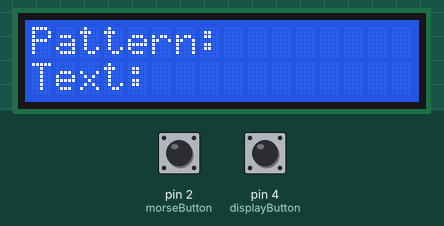
Bench run of a program on a simulated Arduino Uno, built with avr-gcc and run on an emulated ATmega328P. Parts: 16×2 character LCD. Inputs (shaded band) come from the test bench; at power-on: pin 2 (morseButton) HIGH, pin 4 (displayButton) HIGH. What the program prints to the serial monitor is not drawn.

Above: at 3.3 s.
3.4 s: pin 2 (morseButton) pulled LOW for 0.15 s
At 4.9 s:
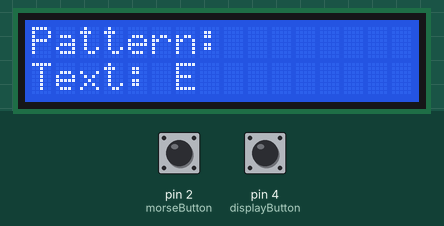
6.1 s: pin 4 (displayButton) pulled LOW for 0.15 s
At 6.6 s:
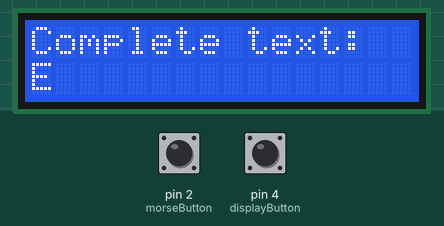
9.2 s: pin 2 (morseButton) pulled LOW for 1 s
At 11.8 s:
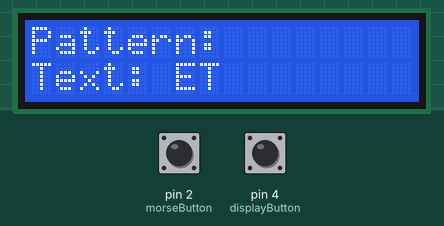
12.7 s: pin 4 (displayButton) pulled LOW for 1 s
At 14.0 s:
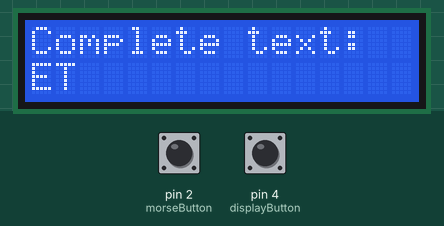
16.7 s: pin 2 (morseButton) pulled LOW for 0.15 s
At 18.6 s:
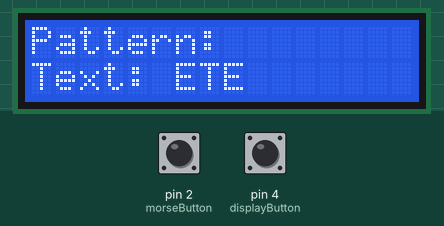
19.4 s: pin 4 (displayButton) pulled LOW for 0.15 s
At 20.3 s:
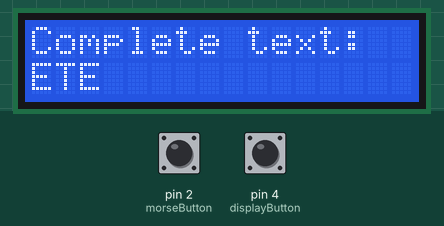
Timing chart, 0 to 22.4 s (numbered marks = the images above; inputs shaded):
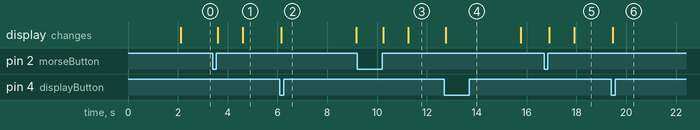

Measured:
- after the input at 3.4 s, the display: first changes after 0.21 s (image 1 shows a later state)
- after the input at 6.1 s, the display: changes after 0.05 s (image 2)
- after the input at 9.2 s, the display: first changes after 1.1 s (image 3 shows a later state)
- after the input at 12.7 s, the display: changes after 0.05 s (image 4)
- after the input at 16.7 s, the display: first changes after 0.20 s (image 5 shows a later state)
- after the input at 19.4 s, the display: changes after 0.05 s (image 6)

The program:

main.cpp
```cpp
#include <Arduino.h>
#include <LiquidCrystal/LiquidCrystal.h>

// LCD pins (RS, Enable, D4, D5, D6, D7)
LiquidCrystal lcd(7, 8, 9, 10, 11, 12);

// Button pins
const int morseButton = 2;    // Button for morse code input
const int displayButton = 4;  // Button to display text

// Timing constants (in milliseconds)
const int dotThreshold = 200;     // Max time for a dot
const int dashThreshold = 600;    // Max time for a dash
const int letterGap = 1000;       // Gap between letters
const int debounceDelay = 50;     // Debounce delay

// Variables
String morseBuffer = "";          // Current morse pattern
String textBuffer = "";           // Decoded text buffer
String displayText = "";          // Text currently on display
unsigned long pressStartTime = 0;
unsigned long lastReleaseTime = 0;
bool buttonPressed = false;
bool lastMorseState = HIGH;
bool lastDisplayState = HIGH;
int cursorPosition = 0;

// Morse code lookup table
struct MorseCode {
  String pattern;
  char letter;
};

MorseCode morseTable[] = {
  {".-", 'A'}, {"-...", 'B'}, {"-.-.", 'C'}, {"-..", 'D'}, {".", 'E'},
  {"..-.", 'F'}, {"--.", 'G'}, {"....", 'H'}, {"..", 'I'}, {".---", 'J'},
  {"-.-", 'K'}, {".-..", 'L'}, {"--", 'M'}, {"-.", 'N'}, {"---", 'O'},
  {".--.", 'P'}, {"--.-", 'Q'}, {".-.", 'R'}, {"...", 'S'}, {"-", 'T'},
  {"..-", 'U'}, {"...-", 'V'}, {".--", 'W'}, {"-..-", 'X'}, {"-.--", 'Y'},
  {"--..", 'Z'},
  {".----", '1'}, {"..---", '2'}, {"...--", '3'}, {"....-", '4'}, {".....", '5'},
  {"-....", '6'}, {"--...", '7'}, {"---..", '8'}, {"----.", '9'}, {"-----", '0'},
  {"", ' '}  // Space character (empty pattern)
};

const int morseTableSize = sizeof(morseTable) / sizeof(morseTable[0]);

void handleMorseInput();
void handleDisplayButton();
void checkLetterTimeout();
void processCurrentLetter();
char decodeMorse(String pattern);
void updateDisplay();
void displayCompleteText();

void setup() {
  // Initialize LCD
  lcd.begin(16, 2);
  lcd.print("Morse Decoder");
  lcd.setCursor(0, 1);
  lcd.print("Ready...");

  // Initialize buttons
  pinMode(morseButton, INPUT_PULLUP);
  pinMode(displayButton, INPUT_PULLUP);

  // Initialize serial for debugging
  Serial.begin(9600);
  Serial.println("Morse Code Generator Ready");
  Serial.println("Short press = dot, Long press = dash");
  Serial.println("Wait for letter gap to complete letter");

  delay(2000);
  lcd.clear();
  lcd.print("Pattern: ");
  lcd.setCursor(0, 1);
  lcd.print("Text: ");
}

void loop() {
  handleMorseInput();
  handleDisplayButton();
  checkLetterTimeout();
}

void handleMorseInput() {
  int morseState = digitalRead(morseButton);

  // Debounce
  static unsigned long lastDebounceTime = 0;
  if (morseState != lastMorseState) {
    lastDebounceTime = millis();
  }

  if ((millis() - lastDebounceTime) > debounceDelay) {
    // Button pressed (LOW because of INPUT_PULLUP)
    if (morseState == LOW && !buttonPressed) {
      buttonPressed = true;
      pressStartTime = millis();
      Serial.println("Button pressed");
    }

    // Button released
    if (morseState == HIGH && buttonPressed) {
      buttonPressed = false;
      unsigned long pressDuration = millis() - pressStartTime;
      lastReleaseTime = millis();

      // Determine if it's a dot or dash
      if (pressDuration < dotThreshold) {
        morseBuffer += ".";
        Serial.print("Dot added. Pattern: ");
      } else if (pressDuration < dashThreshold) {
        morseBuffer += "-";
        Serial.print("Dash added. Pattern: ");
      } else {
        // Very long press - treat as dash
        morseBuffer += "-";
        Serial.print("Long dash added. Pattern: ");
      }

      Serial.println(morseBuffer);
      updateDisplay();
    }
  }

  lastMorseState = morseState;
}

void handleDisplayButton() {
  int displayState = digitalRead(displayButton);

  // Button pressed (LOW because of INPUT_PULLUP)
  if (displayState == LOW && lastDisplayState == HIGH) {
    delay(50); // Simple debounce

    // Process any remaining morse pattern
    if (morseBuffer.length() > 0) {
      processCurrentLetter();
    }

    // Display the complete text
    displayCompleteText();
    Serial.println("Display button pressed - showing complete text");
  }

  lastDisplayState = displayState;
}

void checkLetterTimeout() {
  // If enough time has passed since last input, process the current letter
  if (morseBuffer.length() > 0 && (millis() - lastReleaseTime) > letterGap) {
    processCurrentLetter();
  }
}

void processCurrentLetter() {
  if (morseBuffer.length() == 0) return;

  char decodedChar = decodeMorse(morseBuffer);
  if (decodedChar != 0) {
    textBuffer += decodedChar;
    Serial.print("Decoded letter: ");
    Serial.print(decodedChar);
    Serial.print(" from pattern: ");
    Serial.println(morseBuffer);
  } else {
    Serial.print("Unknown pattern: ");
    Serial.println(morseBuffer);
    textBuffer += "?"; // Add question mark for unknown patterns
  }

  morseBuffer = "";
  updateDisplay();
}

char decodeMorse(String pattern) {
  for (int i = 0; i < morseTableSize; i++) {
    if (morseTable[i].pattern == pattern) {
      return morseTable[i].letter;
    }
  }
  return 0; // Not found
}

void updateDisplay() {
  lcd.clear();
  lcd.print("Pattern: ");
  lcd.print(morseBuffer);
  lcd.setCursor(0, 1);
  lcd.print("Text: ");

  // Show last few characters of text buffer
  String displayPortion = textBuffer;
  if (displayPortion.length() > 10) {
    displayPortion = displayPortion.substring(displayPortion.length() - 10);
  }
  lcd.print(displayPortion);
}

void displayCompleteText() {
  lcd.clear();

  if (textBuffer.length() == 0) {
    lcd.print("No text yet!");
    delay(1000);
    updateDisplay();
    return;
  }

  // If text fits on one line, display it simply
  if (textBuffer.length() <= 16) {
    lcd.print("Complete text:");
    lcd.setCursor(0, 1);
    lcd.print(textBuffer);
    delay(3000);
  } else {
    // Scroll through longer text
    lcd.print("Complete text:");
    lcd.setCursor(0, 1);

    for (int i = 0; i <= (int)textBuffer.length() - 16; i++) {
      lcd.setCursor(0, 1);
      lcd.print(textBuffer.substring(i, i + 16));
      delay(500);
    }
    delay(1000);
  }

  updateDisplay();
}
```
